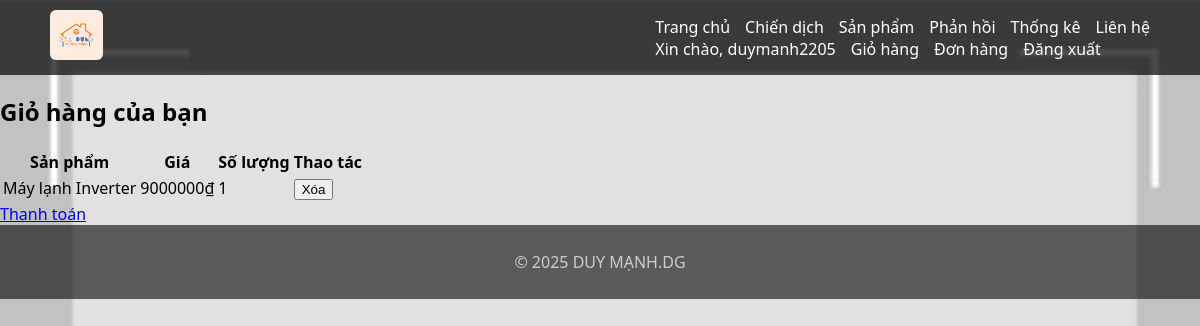
Page /cart (signed in) on the committed database.
### tables this page shows
CREATE TABLE cart_items (
    id INTEGER PRIMARY KEY AUTOINCREMENT,
    user_id INTEGER,
    product_id INTEGER,
    quantity INTEGER,
    FOREIGN KEY(user_id) REFERENCES users(id),
    FOREIGN KEY(product_id) REFERENCES products(id)
);

CREATE TABLE products (
    id INTEGER PRIMARY KEY AUTOINCREMENT,
    name TEXT,
    description TEXT,
    price INTEGER,
    image_url TEXT,
    category_id INTEGER,
    FOREIGN KEY(category_id) REFERENCES categories(id)
);

### app.py (the view)
@app.route('/cart')
def cart():
    if 'user_id' not in session:
        flash("Bạn cần đăng nhập để xem giỏ hàng.")
        return redirect(url_for('login'))
    user_id = session['user_id']
    conn = get_db()
    c = conn.cursor()
    c.execute("""
        SELECT cart_items.id, products.name, products.price, products.image_url, cart_items.quantity
        FROM cart_items
        JOIN products ON cart_items.product_id = products.id
        WHERE cart_items.user_id = ?
    """, (user_id,))
    items = c.fetchall()
    conn.close()
    total = sum(item['price'] * item['quantity'] for item in items)
    return render_template('cart.html', items=items, total=total)

### app.py (called while the page is built)
def get_db():
    conn = sqlite3.connect(DATABASE)
    conn.row_factory = sqlite3.Row
    return conn

### templates/cart.html (shortened to what this page needs)
{% extends "base.html" %}
{% block content %}
<h2>Giỏ hàng của bạn</h2>
{% if items %}
<table>
    <thead>
        <tr><th>Sản phẩm</th><th>Giá</th><th>Số lượng</th><th>Thao tác</th></tr>
    </thead>
    <tbody>
    {% for item in items %}
        <tr>
            <td>{{ item['name'] }}</td>
            <td>{{ item['price']|round(0) }}₫</td>
            <td>{{ item['quantity'] }}</td>
            <td>
                <form action="{{ url_for('remove_from_cart', item_id=item['id']) }}" method="post" style="display:inline;">
                     <button type="submit" onclick="return confirm('Bạn có chắc muốn xóa sản phẩm này khỏi giỏ?');">Xóa</button>
                </form>
            </td>
        </tr>
    {% endfor %}
    </tbody>
</table>
<a href="{{ url_for('checkout') }}">Thanh toán</a>
{% else %}
<p>Giỏ hàng trống.</p>
{% endif %}
{% endblock %}

### static/css/style.css (style rules this page uses)
body { margin: 0; padding: 0; font-family: 'Segoe UI', sans-serif; background: url('/static/images/background.jpg') no-repeat center center fixed; background-size: cover; background-repeat: no-repeat; background-position: center center; position: relative; min-height: 100vh; }

### rows in the picture
cart_items: name "Máy lạnh Inverter", price "9000000", quantity "1"

### other values in the picture
{{ session['username'] }} "duymanh2205"
